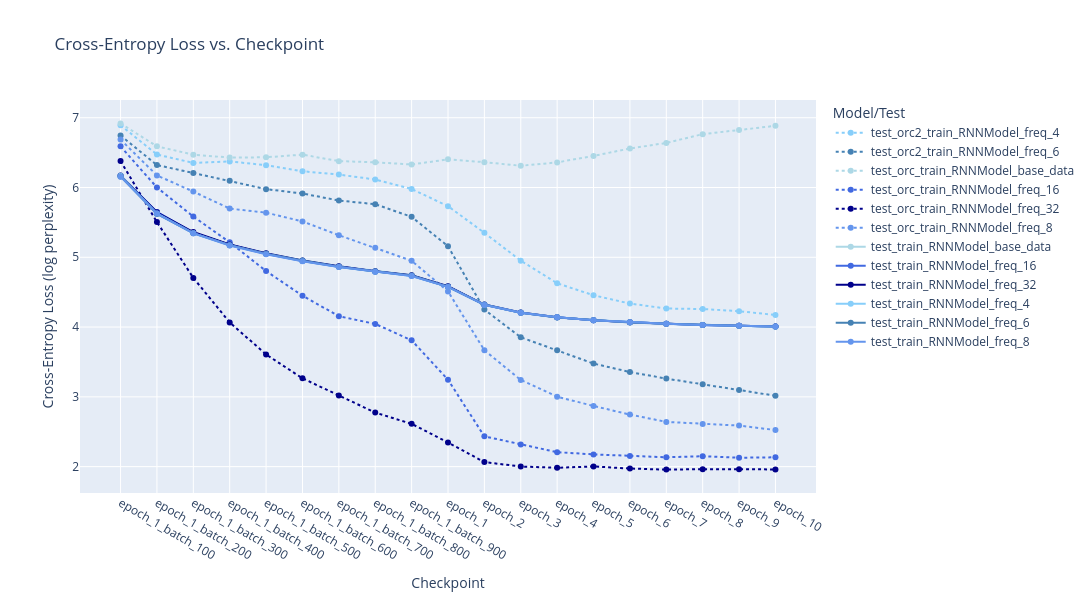

The cell this chart's notebook holds for it:
### Code cell
import glob
import pandas as pd
import plotly.graph_objects as go
import numpy as np
import re

colors = {
    'base_data': 'rgb(173,216,230)',
    'freq_4': 'rgb(135,206,250)',
    'freq_6': 'rgb(70,130,180)',
    'freq_8': 'rgb(100,149,237)',
    'freq_16': 'rgb(65,105,225)',
    'freq_32': 'rgb(0,0,139)'
}
linestyles = {'test': 'solid', 'test_orc': 'dot'}
files = sorted(glob.glob('results_test_*.csv'))

def checkpoint_sort_key(s):
    m = re.match(r'epoch_(\d+)(?:_batch_(\d+))?', s)
    if m:
        epoch = int(m.group(1))
        batch = int(m.group(2)) if m.group(2) else 10000
        return (epoch, batch)
    return (9999, 9999)

fig = go.Figure()
for f in files:
    df = pd.read_csv(f)
    df = df[df['checkpoint'] != 'epoch_1_batch_0.pt'] 
    df['sort_key'] = df['checkpoint'].map(checkpoint_sort_key)
    df = df.sort_values('sort_key').reset_index(drop=True)
    x = df['checkpoint'].str.replace('.pt', '', regex=False).values
    y = np.log(df['perplexity'].values)
    for key in colors:
        if key in f:
            color = colors[key]
    style = 'test_orc' if 'test_orc' in f else 'test'
    fig.add_trace(go.Scatter(
        x=x, y=y, mode='lines+markers',
        name=f.split('results_')[1].replace('.csv',''),
        line=dict(color=color, dash=linestyles[style])
    ))
fig.update_layout(
    title='Cross-Entropy Loss vs. Checkpoint',
    xaxis_title='Checkpoint',
    yaxis_title='Cross-Entropy Loss (log perplexity)',
    legend_title='Model/Test',
    width=1200,
    height=600
)
fig.show()

### Figure 1 — Plotly figure (JSON) as saved in the notebook; plotly's stock layout.template omitted (floating-point values rounded to 4 significant figures)
{"data": [{"line": {"color": "rgb(135,206,250)", "dash": "dot"}, "mode": "lines+markers", "name": "test_orc2_train_RNNModel_freq_4", "type": "scatter", "x": ["epoch_1_batch_100", "epoch_1_batch_200", "epoch_1_batch_300", "epoch_1_batch_400", "epoch_1_batch_500", "epoch_1_batch_600", "epoch_1_batch_700", "epoch_1_batch_800", "epoch_1_batch_900", "epoch_1", "epoch_2", "epoch_3", "epoch_4", "epoch_5", "epoch_6", "epoch_7", "epoch_8", "epoch_9", "epoch_10"], "y": [6.892, 6.472, 6.353, 6.374, 6.32, 6.233, 6.185, 6.115, 5.979, 5.733, 5.35, 4.952, 4.627, 4.456, 4.337, 4.266, 4.259, 4.228, 4.174]}, {"line": {"color": "rgb(70,130,180)", "dash": "dot"}, "mode": "lines+markers", "name": "test_orc2_train_RNNModel_freq_6", "type": "scatter", "x": ["epoch_1_batch_100", "epoch_1_batch_200", "epoch_1_batch_300", "epoch_1_batch_400", "epoch_1_batch_500", "epoch_1_batch_600", "epoch_1_batch_700", "epoch_1_batch_800", "epoch_1_batch_900", "epoch_1", "epoch_2", "epoch_3", "epoch_4", "epoch_5", "epoch_6", "epoch_7", "epoch_8", "epoch_9", "epoch_10"], "y": [6.745, 6.321, 6.208, 6.098, 5.977, 5.914, 5.814, 5.761, 5.579, 5.159, 4.251, 3.853, 3.666, 3.477, 3.356, 3.262, 3.18, 3.1, 3.016]}, {"line": {"color": "rgb(173,216,230)", "dash": "dot"}, "mode": "lines+markers", "name": "test_orc_train_RNNModel_base_data", "type": "scatter", "x": ["epoch_1_batch_100", "epoch_1_batch_200", "epoch_1_batch_300", "epoch_1_batch_400", "epoch_1_batch_500", "epoch_1_batch_600", "epoch_1_batch_700", "epoch_1_batch_800", "epoch_1_batch_900", "epoch_1", "epoch_2", "epoch_3", "epoch_4", "epoch_5", "epoch_6", "epoch_7", "epoch_8", "epoch_9", "epoch_10"], "y": [6.919, 6.59, 6.471, 6.429, 6.433, 6.471, 6.378, 6.361, 6.33, 6.403, 6.363, 6.311, 6.36, 6.453, 6.559, 6.639, 6.764, 6.824, 6.884]}, {"line": {"color": "rgb(65,105,225)", "dash": "dot"}, "mode": "lines+markers", "name": "test_orc_train_RNNModel_freq_16", "type": "scatter", "x": ["epoch_1_batch_100", "epoch_1_batch_200", "epoch_1_batch_300", "epoch_1_batch_400", "epoch_1_batch_500", "epoch_1_batch_600", "epoch_1_batch_700", "epoch_1_batch_800", "epoch_1_batch_900", "epoch_1", "epoch_2", "epoch_3", "epoch_4", "epoch_5", "epoch_6", "epoch_7", "epoch_8", "epoch_9", "epoch_10"], "y": [6.59, 6.0, 5.584, 5.215, 4.803, 4.449, 4.156, 4.045, 3.81, 3.246, 2.434, 2.317, 2.207, 2.176, 2.154, 2.135, 2.149, 2.127, 2.134]}, {"line": {"color": "rgb(0,0,139)", "dash": "dot"}, "mode": "lines+markers", "name": "test_orc_train_RNNModel_freq_32", "type": "scatter", "x": ["epoch_1_batch_100", "epoch_1_batch_200", "epoch_1_batch_300", "epoch_1_batch_400", "epoch_1_batch_500", "epoch_1_batch_600", "epoch_1_batch_700", "epoch_1_batch_800", "epoch_1_batch_900", "epoch_1", "epoch_2", "epoch_3", "epoch_4", "epoch_5", "epoch_6", "epoch_7", "epoch_8", "epoch_9", "epoch_10"], "y": [6.38, 5.505, 4.705, 4.067, 3.608, 3.266, 3.02, 2.774, 2.613, 2.346, 2.065, 2.002, 1.984, 2.003, 1.973, 1.958, 1.964, 1.961, 1.96]}, {"line": {"color": "rgb(100,149,237)", "dash": "dot"}, "mode": "lines+markers", "name": "test_orc_train_RNNModel_freq_8", "type": "scatter", "x": ["epoch_1_batch_100", "epoch_1_batch_200", "epoch_1_batch_300", "epoch_1_batch_400", "epoch_1_batch_500", "epoch_1_batch_600", "epoch_1_batch_700", "epoch_1_batch_800", "epoch_1_batch_900", "epoch_1", "epoch_2", "epoch_3", "epoch_4", "epoch_5", "epoch_6", "epoch_7", "epoch_8", "epoch_9", "epoch_10"], "y": [6.687, 6.173, 5.942, 5.698, 5.639, 5.514, 5.316, 5.137, 4.95, 4.511, 3.668, 3.242, 3.003, 2.87, 2.746, 2.641, 2.611, 2.588, 2.525]}, {"line": {"color": "rgb(173,216,230)", "dash": "solid"}, "mode": "lines+markers", "name": "test_train_RNNModel_base_data", "type": "scatter", "x": ["epoch_1_batch_100", "epoch_1_batch_200", "epoch_1_batch_300", "epoch_1_batch_400", "epoch_1_batch_500", "epoch_1_batch_600", "epoch_1_batch_700", "epoch_1_batch_800", "epoch_1_batch_900", "epoch_1", "epoch_2", "epoch_3", "epoch_4", "epoch_5", "epoch_6", "epoch_7", "epoch_8", "epoch_9", "epoch_10"], "y": [6.162, 5.63, 5.347, 5.181, 5.054, 4.957, 4.871, 4.803, 4.742, 4.584, 4.325, 4.209, 4.142, 4.1, 4.07, 4.048, 4.032, 4.018, 4.008]}, {"line": {"color": "rgb(65,105,225)", "dash": "solid"}, "mode": "lines+markers", "name": "test_train_RNNModel_freq_16", "type": "scatter", "x": ["epoch_1_batch_100", "epoch_1_batch_200", "epoch_1_batch_300", "epoch_1_batch_400", "epoch_1_batch_500", "epoch_1_batch_600", "epoch_1_batch_700", "epoch_1_batch_800", "epoch_1_batch_900", "epoch_1", "epoch_2", "epoch_3", "epoch_4", "epoch_5", "epoch_6", "epoch_7", "epoch_8", "epoch_9", "epoch_10"], "y": [6.168, 5.65, 5.353, 5.179, 5.052, 4.948, 4.864, 4.794, 4.735, 4.578, 4.318, 4.205, 4.139, 4.096, 4.068, 4.046, 4.03, 4.017, 4.008]}, {"line": {"color": "rgb(0,0,139)", "dash": "solid"}, "mode": "lines+markers", "name": "test_train_RNNModel_freq_32", "type": "scatter", "x": ["epoch_1_batch_100", "epoch_1_batch_200", "epoch_1_batch_300", "epoch_1_batch_400", "epoch_1_batch_500", "epoch_1_batch_600", "epoch_1_batch_700", "epoch_1_batch_800", "epoch_1_batch_900", "epoch_1", "epoch_2", "epoch_3", "epoch_4", "epoch_5", "epoch_6", "epoch_7", "epoch_8", "epoch_9", "epoch_10"], "y": [6.17, 5.644, 5.361, 5.185, 5.057, 4.955, 4.872, 4.801, 4.742, 4.585, 4.323, 4.208, 4.141, 4.1, 4.07, 4.048, 4.031, 4.019, 4.008]}, {"line": {"color": "rgb(135,206,250)", "dash": "solid"}, "mode": "lines+markers", "name": "test_train_RNNModel_freq_4", "type": "scatter", "x": ["epoch_1_batch_100", "epoch_1_batch_200", "epoch_1_batch_300", "epoch_1_batch_400", "epoch_1_batch_500", "epoch_1_batch_600", "epoch_1_batch_700", "epoch_1_batch_800", "epoch_1_batch_900", "epoch_1", "epoch_2", "epoch_3", "epoch_4", "epoch_5", "epoch_6", "epoch_7", "epoch_8", "epoch_9", "epoch_10"], "y": [6.17, 5.628, 5.345, 5.172, 5.047, 4.945, 4.862, 4.793, 4.732, 4.576, 4.319, 4.204, 4.14, 4.098, 4.069, 4.047, 4.031, 4.017, 4.006]}, {"line": {"color": "rgb(70,130,180)", "dash": "solid"}, "mode": "lines+markers", "name": "test_train_RNNModel_freq_6", "type": "scatter", "x": ["epoch_1_batch_100", "epoch_1_batch_200", "epoch_1_batch_300", "epoch_1_batch_400", "epoch_1_batch_500", "epoch_1_batch_600", "epoch_1_batch_700", "epoch_1_batch_800", "epoch_1_batch_900", "epoch_1", "epoch_2", "epoch_3", "epoch_4", "epoch_5", "epoch_6", "epoch_7", "epoch_8", "epoch_9", "epoch_10"], "y": [6.159, 5.621, 5.346, 5.174, 5.051, 4.95, 4.864, 4.796, 4.738, 4.578, 4.318, 4.204, 4.138, 4.097, 4.067, 4.048, 4.03, 4.018, 4.008]}, {"line": {"color": "rgb(100,149,237)", "dash": "solid"}, "mode": "lines+markers", "name": "test_train_RNNModel_freq_8", "type": "scatter", "x": ["epoch_1_batch_100", "epoch_1_batch_200", "epoch_1_batch_300", "epoch_1_batch_400", "epoch_1_batch_500", "epoch_1_batch_600", "epoch_1_batch_700", "epoch_1_batch_800", "epoch_1_batch_900", "epoch_1", "epoch_2", "epoch_3", "epoch_4", "epoch_5", "epoch_6", "epoch_7", "epoch_8", "epoch_9", "epoch_10"], "y": [6.156, 5.626, 5.344, 5.17, 5.044, 4.943, 4.859, 4.791, 4.733, 4.576, 4.318, 4.205, 4.139, 4.098, 4.07, 4.048, 4.031, 4.019, 4.009]}], "layout": {"height": 600, "legend": {"title": {"text": "Model/Test"}}, "title": {"text": "Cross-Entropy Loss vs. Checkpoint"}, "width": 1200, "xaxis": {"title": {"text": "Checkpoint"}}, "yaxis": {"title": {"text": "Cross-Entropy Loss (log perplexity)"}}}}
